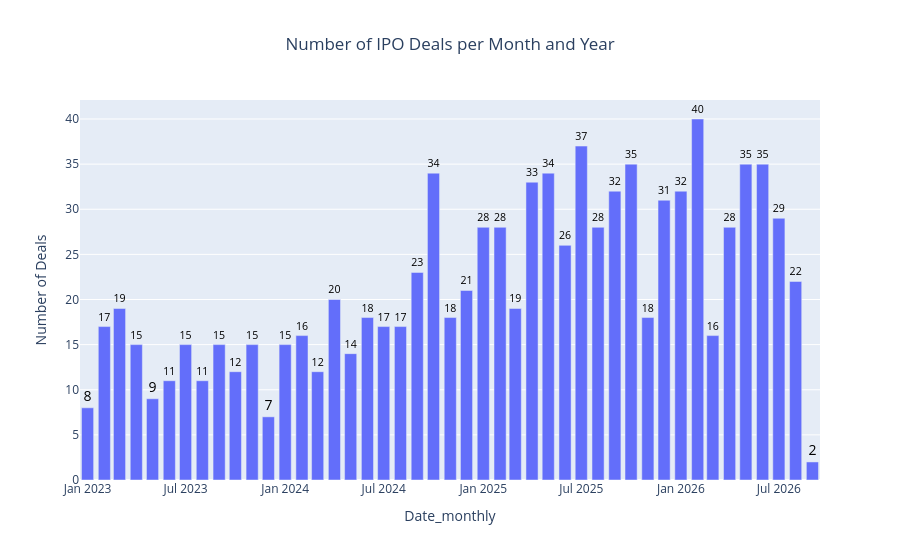

The code cell stored with this chart in its notebook:
### Code cell
# some visualisation: bar chart using Plotly Express
import plotly.express as px

# Truncate to the first day in the month - for Bar names
stacked_ipos_df['Date_monthly'] = stacked_ipos_df['IPO Date'].dt.to_period('M').dt.to_timestamp()

# Count the number of deals for each month and year
monthly_deals = stacked_ipos_df['Date_monthly'].value_counts().reset_index().sort_values(by='Date_monthly')
monthly_deals.columns = ['Date_monthly', 'Number of Deals']

# Plotting the bar chart using Plotly Express
fig = px.bar(monthly_deals,
             x='Date_monthly',
             y='Number of Deals',
             labels={'Month_Year': 'Month and Year', 'Number of Deals': 'Number of Deals'},
             title='Number of IPO Deals per Month and Year',
             text='Number of Deals'
             )
fig.update_traces(textposition='outside', # Position the text outside the bars
                  textfont=dict(color='black',size=14), # Adjust the font size of the text
                  )
fig.update_layout(title_x=0.5) # Center the title

fig.show()

### Figure 1 — Plotly figure (JSON) as saved in the notebook; plotly's stock layout.template omitted (floating-point values rounded to 4 significant figures)
{"data": [{"hovertemplate": "Date_monthly=%{x}<br>Number of Deals=%{text}<extra></extra>", "legendgroup": "", "marker": {"color": "#636efa", "pattern": {"shape": ""}}, "name": "", "orientation": "v", "showlegend": false, "text": [8.0, 17.0, 19.0, 15.0, 9.0, 11.0, 15.0, 11.0, 15.0, 12.0, 15.0, 7.0, 15.0, 16.0, 12.0, 20.0, 14.0, 18.0, 17.0, 17.0, 23.0, 34.0, 18.0, 21.0, 28.0, 28.0, 19.0, 33.0, 34.0, 26.0, 37.0, 28.0, 32.0, 35.0, 18.0, 31.0, 32.0, 40.0, 16.0, 28.0, 35.0, 35.0, 29.0, 22.0, 2.0], "textfont": {"color": "black", "size": 14}, "textposition": "outside", "type": "bar", "x": ["2023-01-01T00:00:00.000000", "2023-02-01T00:00:00.000000", "2023-03-01T00:00:00.000000", "2023-04-01T00:00:00.000000", "2023-05-01T00:00:00.000000", "2023-06-01T00:00:00.000000", "2023-07-01T00:00:00.000000", "2023-08-01T00:00:00.000000", "2023-09-01T00:00:00.000000", "2023-10-01T00:00:00.000000", "2023-11-01T00:00:00.000000", "2023-12-01T00:00:00.000000", "2024-01-01T00:00:00.000000", "2024-02-01T00:00:00.000000", "2024-03-01T00:00:00.000000", "2024-04-01T00:00:00.000000", "2024-05-01T00:00:00.000000", "2024-06-01T00:00:00.000000", "2024-07-01T00:00:00.000000", "2024-08-01T00:00:00.000000", "2024-09-01T00:00:00.000000", "2024-10-01T00:00:00.000000", "2024-11-01T00:00:00.000000", "2024-12-01T00:00:00.000000", "2025-01-01T00:00:00.000000", "2025-02-01T00:00:00.000000", "2025-03-01T00:00:00.000000", "2025-04-01T00:00:00.000000", "2025-05-01T00:00:00.000000", "2025-06-01T00:00:00.000000", "2025-07-01T00:00:00.000000", "2025-08-01T00:00:00.000000", "2025-09-01T00:00:00.000000", "2025-10-01T00:00:00.000000", "2025-11-01T00:00:00.000000", "2025-12-01T00:00:00.000000", "2026-01-01T00:00:00.000000", "2026-02-01T00:00:00.000000", "2026-03-01T00:00:00.000000", "2026-04-01T00:00:00.000000", "2026-05-01T00:00:00.000000", "2026-06-01T00:00:00.000000", "2026-07-01T00:00:00.000000", "2026-08-01T00:00:00.000000", "2026-09-01T00:00:00.000000"], "xaxis": "x", "y": [8, 17, 19, 15, 9, 11, 15, 11, 15, 12, 15, 7, 15, 16, 12, 20, 14, 18, 17, 17, 23, 34, 18, 21, 28, 28, 19, 33, 34, 26, 37, 28, 32, 35, 18, 31, 32, 40, 16, 28, 35, 35, 29, 22, 2], "yaxis": "y"}], "layout": {"barmode": "relative", "legend": {"tracegroupgap": 0}, "title": {"text": "Number of IPO Deals per Month and Year", "x": 0.5}, "xaxis": {"anchor": "y", "domain": [0, 1], "title": {"text": "Date_monthly"}}, "yaxis": {"anchor": "x", "domain": [0, 1], "title": {"text": "Number of Deals"}}}}
